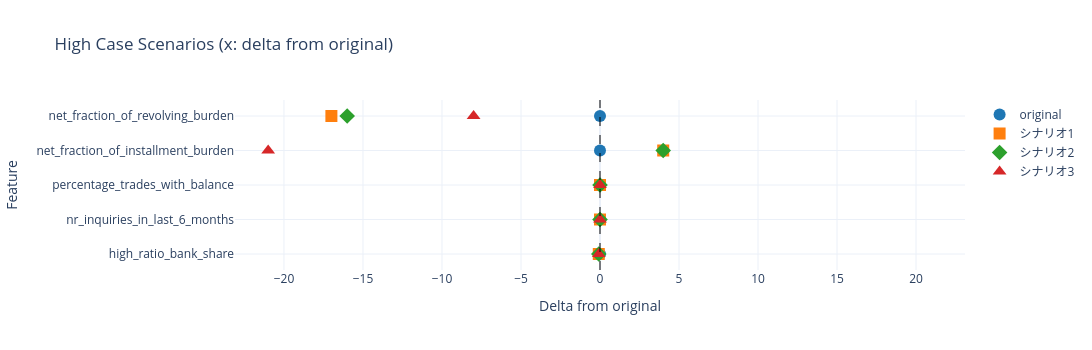
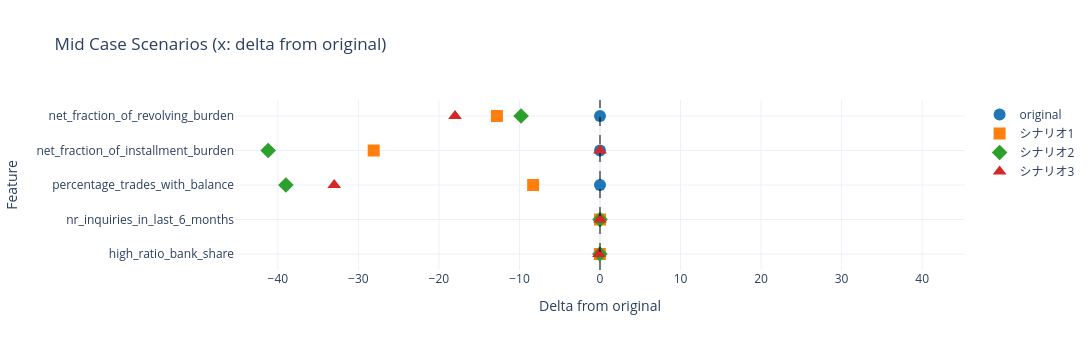
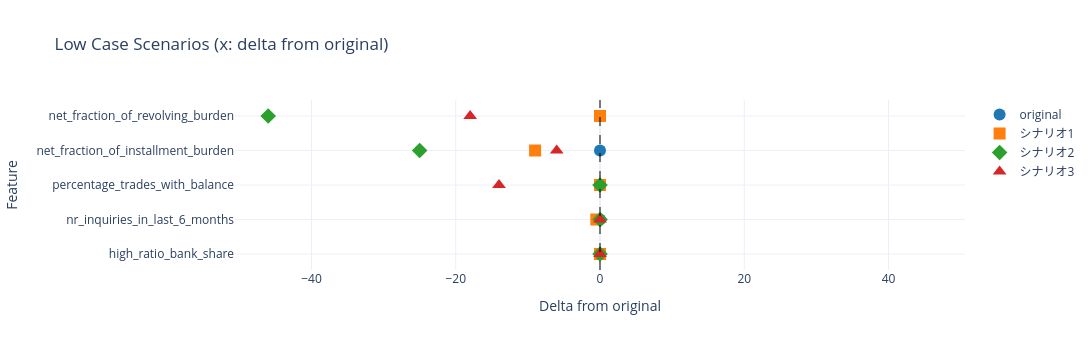

The cell these charts' notebook holds for them, in order:
### Code cell
for case_label, value_matrix in case_value_matrices.items():
    display(
        style_value_matrix(
            value_matrix,
            caption=f"{case_label} case: actionable feature values",
        )
    )
    plot_scenario_value_dotplot(
        value_matrix,
        title=f"{case_label} Case Scenarios (x: delta from original)",
    )

### Figure 1 — Plotly figure (JSON) as saved in the notebook; plotly's stock layout.template omitted (floating-point values rounded to 4 significant figures)
{"data": [{"hovertemplate": "feature=%{y}<br>delta=%{x:.4f}<extra>original</extra>", "marker": {"color": "#1f77b4", "size": 12, "symbol": "circle"}, "mode": "markers", "name": "original", "type": "scatter", "x": [0.0, 0.0, 0.0, 0.0, 0.0], "y": ["high_ratio_bank_share", "nr_inquiries_in_last_6_months", "percentage_trades_with_balance", "net_fraction_of_installment_burden", "net_fraction_of_revolving_burden"]}, {"hovertemplate": "feature=%{y}<br>delta=%{x:.4f}<extra>シナリオ1</extra>", "marker": {"color": "#ff7f0e", "size": 12, "symbol": "square"}, "mode": "markers", "name": "シナリオ1", "type": "scatter", "x": [-0.07665, 0.0, 0.0, 4.0, -17.0], "y": ["high_ratio_bank_share", "nr_inquiries_in_last_6_months", "percentage_trades_with_balance", "net_fraction_of_installment_burden", "net_fraction_of_revolving_burden"]}, {"hovertemplate": "feature=%{y}<br>delta=%{x:.4f}<extra>シナリオ2</extra>", "marker": {"color": "#2ca02c", "size": 12, "symbol": "diamond"}, "mode": "markers", "name": "シナリオ2", "type": "scatter", "x": [-0.07665, 0.0, 0.0, 4.0, -16.0], "y": ["high_ratio_bank_share", "nr_inquiries_in_last_6_months", "percentage_trades_with_balance", "net_fraction_of_installment_burden", "net_fraction_of_revolving_burden"]}, {"hovertemplate": "feature=%{y}<br>delta=%{x:.4f}<extra>シナリオ3</extra>", "marker": {"color": "#d62728", "size": 12, "symbol": "triangle-up"}, "mode": "markers", "name": "シナリオ3", "type": "scatter", "x": [-0.07665, 0.0, 0.0, -21.0, -8.0], "y": ["high_ratio_bank_share", "nr_inquiries_in_last_6_months", "percentage_trades_with_balance", "net_fraction_of_installment_burden", "net_fraction_of_revolving_burden"]}], "layout": {"height": 350, "shapes": [{"line": {"color": "black", "dash": "dash", "width": 1}, "type": "line", "x0": 0, "x1": 0, "xref": "x", "y0": 0, "y1": 1, "yref": "y domain"}], "title": {"text": "High Case Scenarios (x: delta from original)"}, "width": 1100, "xaxis": {"range": [-23.1, 23.1], "title": {"text": "Delta from original"}}, "yaxis": {"title": {"text": "Feature"}}}}

### Figure 2 — Plotly figure (JSON) as saved in the notebook; plotly's stock layout.template omitted (floating-point values rounded to 4 significant figures)
{"data": [{"hovertemplate": "feature=%{y}<br>delta=%{x:.4f}<extra>original</extra>", "marker": {"color": "#1f77b4", "size": 12, "symbol": "circle"}, "mode": "markers", "name": "original", "type": "scatter", "x": [0.0, 0.0, 0.0, 0.0, 0.0], "y": ["high_ratio_bank_share", "nr_inquiries_in_last_6_months", "percentage_trades_with_balance", "net_fraction_of_installment_burden", "net_fraction_of_revolving_burden"]}, {"hovertemplate": "feature=%{y}<br>delta=%{x:.4f}<extra>シナリオ1</extra>", "marker": {"color": "#ff7f0e", "size": 12, "symbol": "square"}, "mode": "markers", "name": "シナリオ1", "type": "scatter", "x": [-0.01983, 0.0, -8.3, -28.1, -12.8], "y": ["high_ratio_bank_share", "nr_inquiries_in_last_6_months", "percentage_trades_with_balance", "net_fraction_of_installment_burden", "net_fraction_of_revolving_burden"]}, {"hovertemplate": "feature=%{y}<br>delta=%{x:.4f}<extra>シナリオ2</extra>", "marker": {"color": "#2ca02c", "size": 12, "symbol": "diamond"}, "mode": "markers", "name": "シナリオ2", "type": "scatter", "x": [-0.01983, 0.0, -39.0, -41.2, -9.8], "y": ["high_ratio_bank_share", "nr_inquiries_in_last_6_months", "percentage_trades_with_balance", "net_fraction_of_installment_burden", "net_fraction_of_revolving_burden"]}, {"hovertemplate": "feature=%{y}<br>delta=%{x:.4f}<extra>シナリオ3</extra>", "marker": {"color": "#d62728", "size": 12, "symbol": "triangle-up"}, "mode": "markers", "name": "シナリオ3", "type": "scatter", "x": [-0.125, 0.0, -33.0, 0.0, -18.0], "y": ["high_ratio_bank_share", "nr_inquiries_in_last_6_months", "percentage_trades_with_balance", "net_fraction_of_installment_burden", "net_fraction_of_revolving_burden"]}], "layout": {"height": 350, "shapes": [{"line": {"color": "black", "dash": "dash", "width": 1}, "type": "line", "x0": 0, "x1": 0, "xref": "x", "y0": 0, "y1": 1, "yref": "y domain"}], "title": {"text": "Mid Case Scenarios (x: delta from original)"}, "width": 1100, "xaxis": {"range": [-45.32, 45.32], "title": {"text": "Delta from original"}}, "yaxis": {"title": {"text": "Feature"}}}}

### Figure 3 — Plotly figure (JSON) as saved in the notebook; plotly's stock layout.template omitted (floating-point values rounded to 4 significant figures)
{"data": [{"hovertemplate": "feature=%{y}<br>delta=%{x:.4f}<extra>original</extra>", "marker": {"color": "#1f77b4", "size": 12, "symbol": "circle"}, "mode": "markers", "name": "original", "type": "scatter", "x": [0.0, 0.0, 0.0, 0.0, 0.0], "y": ["high_ratio_bank_share", "nr_inquiries_in_last_6_months", "percentage_trades_with_balance", "net_fraction_of_installment_burden", "net_fraction_of_revolving_burden"]}, {"hovertemplate": "feature=%{y}<br>delta=%{x:.4f}<extra>シナリオ1</extra>", "marker": {"color": "#ff7f0e", "size": 12, "symbol": "square"}, "mode": "markers", "name": "シナリオ1", "type": "scatter", "x": [0.005171, -0.5082, 0.0, -9.0, 0.0], "y": ["high_ratio_bank_share", "nr_inquiries_in_last_6_months", "percentage_trades_with_balance", "net_fraction_of_installment_burden", "net_fraction_of_revolving_burden"]}, {"hovertemplate": "feature=%{y}<br>delta=%{x:.4f}<extra>シナリオ2</extra>", "marker": {"color": "#2ca02c", "size": 12, "symbol": "diamond"}, "mode": "markers", "name": "シナリオ2", "type": "scatter", "x": [0.005171, 0.01375, 0.0, -25.0, -46.0], "y": ["high_ratio_bank_share", "nr_inquiries_in_last_6_months", "percentage_trades_with_balance", "net_fraction_of_installment_burden", "net_fraction_of_revolving_burden"]}, {"hovertemplate": "feature=%{y}<br>delta=%{x:.4f}<extra>シナリオ3</extra>", "marker": {"color": "#d62728", "size": 12, "symbol": "triangle-up"}, "mode": "markers", "name": "シナリオ3", "type": "scatter", "x": [0.005171, 0.01375, -14.0, -6.0, -18.0], "y": ["high_ratio_bank_share", "nr_inquiries_in_last_6_months", "percentage_trades_with_balance", "net_fraction_of_installment_burden", "net_fraction_of_revolving_burden"]}], "layout": {"height": 350, "shapes": [{"line": {"color": "black", "dash": "dash", "width": 1}, "type": "line", "x0": 0, "x1": 0, "xref": "x", "y0": 0, "y1": 1, "yref": "y domain"}], "title": {"text": "Low Case Scenarios (x: delta from original)"}, "width": 1100, "xaxis": {"range": [-50.6, 50.6], "title": {"text": "Delta from original"}}, "yaxis": {"title": {"text": "Feature"}}}}
